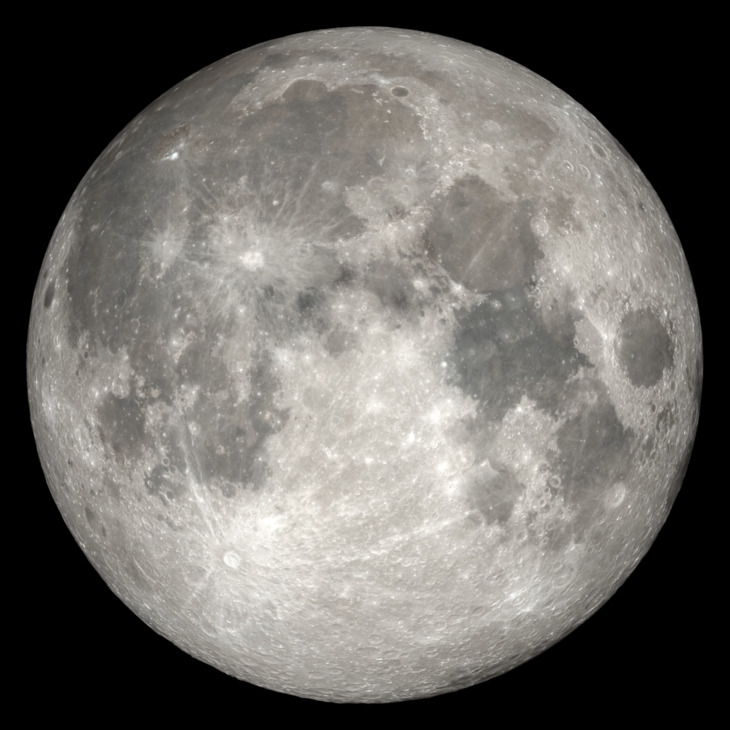
#> input picture test_data_libration/moon.11.jpg, 730 x 730 px
$ jupyter execute draw_normal_vectors.ipynb
#> lines starting #> are read from the running program, lines starting #| are printed output that depends on the picture; after the words box and inside, x2 and y2 are one past the last pixel; in counts of white or black regions, pixels touching at a corner belong together
[cell 1]
import cv2
import numpy as np
import os

# Load the image
image = cv2.imread(os.path.join('test_data_libration', 'moon.11.jpg'))
#> image is the input picture: shape (730, 730, 3); mean B, G, R 100.6, 105, 107.4

# Example 3D normal vectors (replace with your actual 3D normal vectors)
normal_vectors_3d = [(1, 1, 1), (1, 1, 1), (1, 1, 1)]

# Camera parameters (replace with your actual camera parameters)
focal_length = 1000
camera_center = (image.shape[1] // 2, image.shape[0] // 2)
#> camera_center = (365, 365)

# Project 3D vectors onto 2D image plane
projected_vectors = []
for vector in normal_vectors_3d:
    x_proj = int(vector[0] * focal_length / vector[2] + camera_center[0])
    y_proj = int(vector[1] * focal_length / vector[2] + camera_center[1])
    projected_vectors.append((x_proj, y_proj))

# Draw projected vectors on the image
for point in projected_vectors:
    cv2.arrowedLine(image, (0, 0), (700, 700), (255, 0, 0), 3)
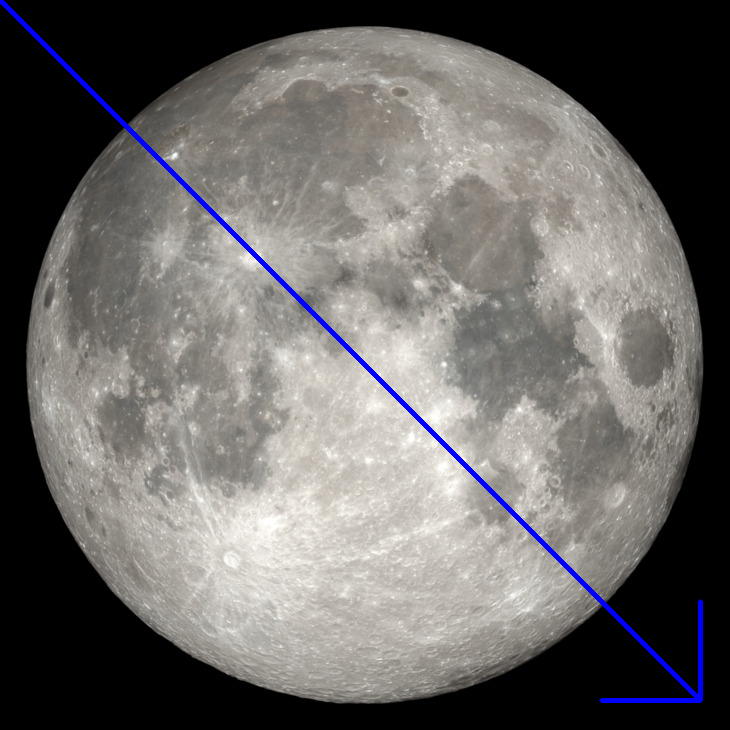
#> image: shape (730, 730, 3); 1.1% of pixels changed, all inside (x1, y1, x2, y2) = (0, 0, 703, 703)

# Display the image with projected vectors
cv2.imshow('Image with Projected Vectors', image)
cv2.waitKey(0)
cv2.destroyAllWindows()


$ run again, with test_data_libration/moon.0.jpg copied over test_data_libration/moon.11.jpg
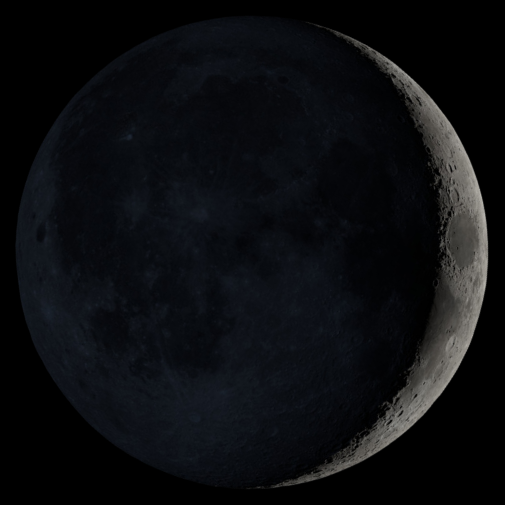
#> input picture test_data_libration/moon.0.jpg, 505 x 505 px
#> image is the input picture: shape (505, 505, 3); mean B, G, R 16.5, 13.7, 12.3
#> after the loop `for point in projected_vectors:`:
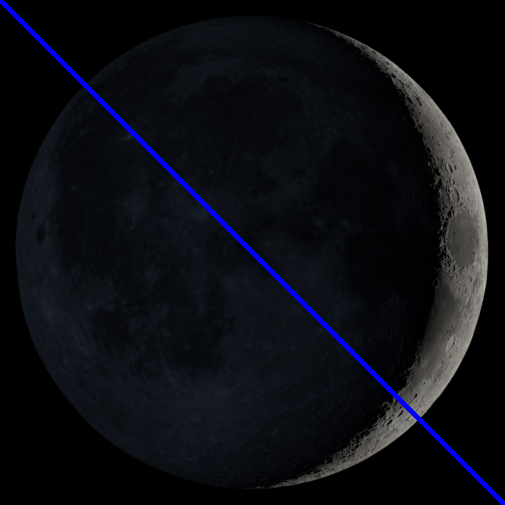
#> image: shape (505, 505, 3); 1.38% of pixels changed, all inside (x1, y1, x2, y2) = (0, 0, 505, 505)
